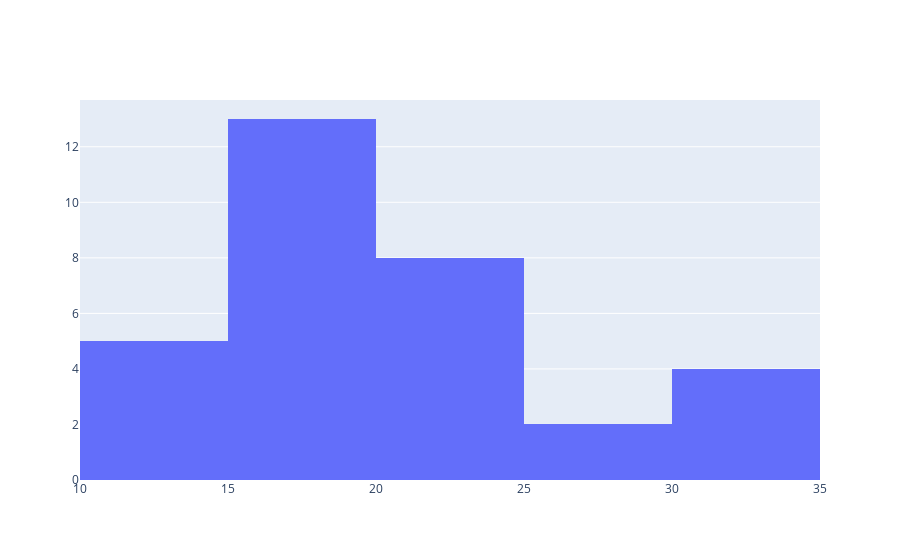

Notebook code for this chart:
### Markdown cell above
### Creating histograms
#### Make a histogram from a pandas Series object

### Code cell
address = '../Data/mtcars.csv'

cars = pd.read_csv(address)
cars.columns = ['car_names','mpg','cyl','disp', 'hp', 'drat', 'wt', 'qsec', 'vs', 'am', 'gear', 'carb']

mpg = cars.mpg

fig = go.Figure(data=[go.Histogram(x=mpg)])
fig.show()

### Figure 1 — Plotly figure (JSON) as saved in the notebook; plotly's stock layout.template omitted (floating-point values rounded to 4 significant figures)
{"data": [{"type": "histogram", "x": [21, 21, 22.8, 21.4, 18.7, 18.1, 14.3, 24.4, 22.8, 19.2, 17.8, 16.4, 17.3, 15.2, 10.4, 10.4, 14.7, 32.4, 30.4, 33.9, 21.5, 15.5, 15.2, 13.3, 19.2, 27.3, 26, 30.4, 15.8, 19.7, 15, 21.4]}], "layout": {}}
